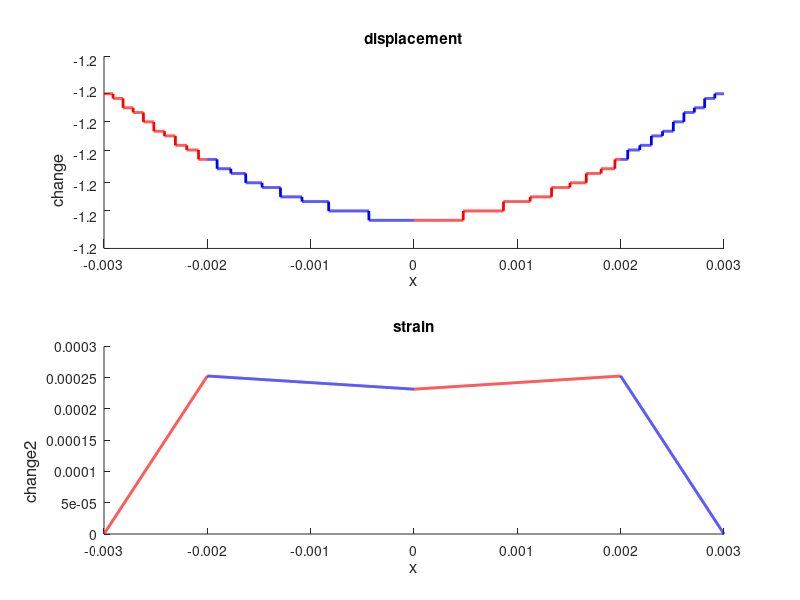

Here is the MATLAB script that generated this plot:
A = 0.003;
B = 0.002;
h = 0.001;
F = 50;
k1 = 40;
k2 = 4;
E = 190;
I = 0.0005;

m =[0 0 0 0 0 0 0 0 0 0 0 -6 0 0 0 6;
 0 0 0 0 0 0 0 0 0 0 -2 -6*B 0 0 2 6*B;
 0 0 0 0 0 0 0 0 0 -1 -2*B -3*B*B 0 1 2*B 3*B*B;
 0 0 0 0 0 0 0 0 -1 -B -B*B -B*B*B 1 B B*B B*B*B;
 0 0 0 -6 0 0 0 6 0 0 0 0 0 0 0 0;
 0 0 -2 6*B 0 0 2 -6*B 0 0 0 0 0 0 0 0;
 0 -1 2*B -3*B*B 0 1 -2*B 3*B*B 0 0 0 0 0 0 0 0;
 -1 B -B*B B*B*B 1 -B B*B B*B*B 0 0 0 0 0 0 0 0;
 0 0 0 0 0 0 0 -6 0 0 0 6 0 0 0 0;
 0 0 0 0 0 0 -2 0 0 0 2 0 0 0 0 0;
 0 0 0 0 0 -1 0 0 0 1 0 0 0 0 0 0;
 0 0 0 0 -1 0 0 0 1 0 0 0 0 0 0 0;
 0 0 1 -3*A 0 0 0 0 0 0 0 0 0 0 0 0;
 0 0 0 0 0 0 0 0 0 0 0 0 0 0 1 3*A;
 k1 -k1*A k1*A*A -k1*A*A*A+6*E*I 0 0 0 0 0 0 0 0 0 0 0 0;
 0 0 0 0 0 0 0 0 0 0 0 0 k1 k1*A k1*A*A k1*A*A*A-6*E*I ];
 
p = [-F/(E*I) 0 0 0 -F/(E*I) 0 0 0  k2/(E*I) 0 0 0  0 0 0 0]';
n = inv(m)*p;

x0 = linspace(-A,-B,2000);
x1 = linspace(-B,0,2000);
x2 = linspace(0,B,2000);
x3 = linspace(B,A,2000);
u0 = n(1) + n(2) * x0 + n(3) * x0.^2 + n(4) * x0.^3;
u1 = n(5) + n(6) * x1 + n(7) * x1.^2 + n(8) * x1.^3;
u2 = n(9) + n(10) * x2 + n(11) * x2.^2 + n(12) * x2.^3;
u3 = n(13) + n(14) * x3 + n(15) * x3.^2 + n(16) * x3.^3;
v0 = (h/2) * (2 * n(3) + 6 * n(4) * x0);
v1 = (h/2) * (2 * n(7) + 6 * n(8) * x1);
v2 = (h/2) * (2 * n(11) + 6 * n(12) * x2);
v3 = (h/2) * (2 * n(15) + 6 * n(16) * x3);

subplot(2,1,1);
hold on;
plot(x0,u0,'linewidth',2,'color','r');
plot(x1,u1,'linewidth',2,'color','b');
plot(x2,u2,'linewidth',2,'color','r');
plot(x3,u3,'linewidth',2,'color','b');
title(sprintf('displacement'));
if ~exist('OCTAVE_VERSION')
% Running matlab
options={'Interpreter','latex','FontSize',12};
ylabel('$change$',options{:},'HorizontalAlignment','right')
xlabel('$x$',options{:})
else
% Running octave
options={'Interpreter','tex','FontSize',12};
ylabel('change',options{:},'HorizontalAlignment','right');
xlabel('x',options{:});
end
hold off;

subplot(2,1,2);
hold on;
plot(x0,v0,'linewidth',2,'color','r');
plot(x1,v1,'linewidth',2,'color','b');
plot(x2,v2,'linewidth',2,'color','r');
plot(x3,v3,'linewidth',2,'color','b');
title(sprintf('strain'));
if ~exist('OCTAVE_VERSION')
% Running matlab
options={'Interpreter','latex','FontSize',12};
ylabel('$change2$',options{:},'HorizontalAlignment','right')
xlabel('$x$',options{:})
else
% Running octave
options={'Interpreter','tex','FontSize',12};
ylabel('change2',options{:},'HorizontalAlignment','right');
xlabel('x',options{:});
end
hold off;